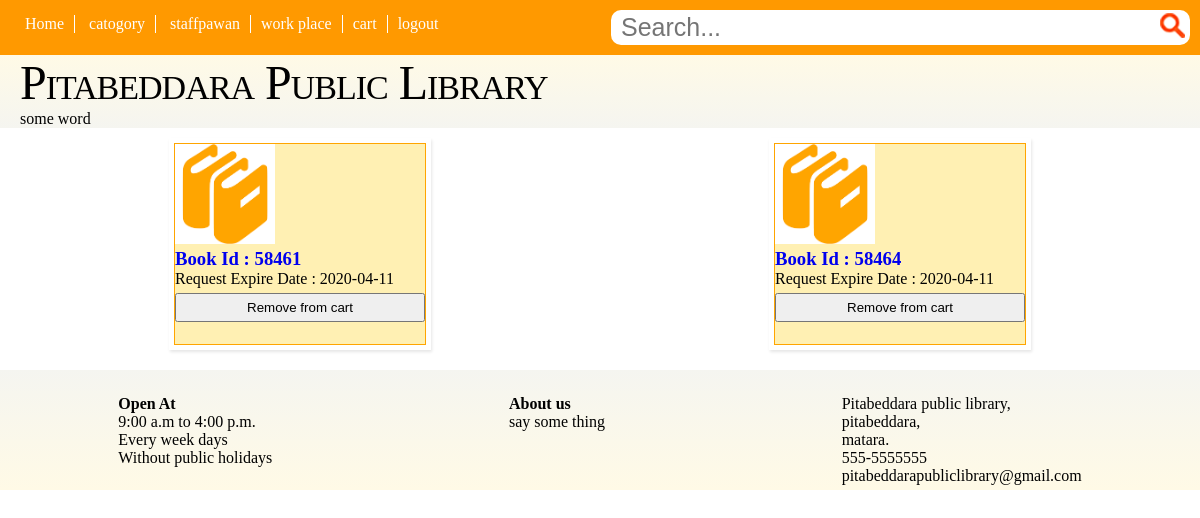
Screenshot of /php/cart.php (signed in) with the database file from the repository.
### tables this page shows
CREATE TABLE IF NOT EXISTS `cart` (
  `book_id` varchar(5) NOT NULL,
  `member_id` varchar(7) NOT NULL,
  `due_date` date NOT NULL,
  PRIMARY KEY (`book_id`)
);

### php/cart.php (the view, shortened to what this page needs)
<?php require_once('../connection/tempconn.php'); ?>
<?php
	$user_id='';
	$display='';
	if (isset($_SESSION['id'])) {
		$user_id=$_SESSION['id'];
	}else{
		header('loging.php?page=cart');
	}
	$get="SELECT book_id,member_id,due_date from cart where member_id='{$user_id}'";
	$get_result=mysqli_query($member2_conn,$get);
	$display.='<div class="container">';
		while($detail=mysqli_fetch_assoc($get_result)){
			$display.='<div class="card">';
				$display.='<div class="cart">';
					$display.='<div class="content1">';
						$id=$detail['book_id'];
						$display.='<a href="book_profile.php?id='.$id.'">';
						$display.='<img src="../img/profile_book.png">';
					    $display.='<h3><b>Book Id : '.$id.'</b></h3></a>';
					    $display.='<p>Request Expire Date : '.$detail['due_date'].'</p>';
					    $display.='<form action="cart.php" method="post">';
					    	$display.='<button class="logadd" type="submit" name="remove" style="padding:5px;" onclick="return confirm(\'are you sure do you want to remove\');">Remove from cart</button>';
					    	$display.='<input type="hidden" name="id" <?php echo value="'.$id.'";?>';
					    $display.='</form>';
			   		$display.='</div>';
				$display.='</div>';
			$display.='</div>';
		}
	$display.='</div>';
?>
<!DOCTYPE html>
<html lang="en">
<head>
	<link rel="stylesheet" type="text/css" href="css/main.css">
</head>
<body>
	<div>
		<?php require_once('header.php'); ?>
		<?php require_once('banner.php'); ?>
	</div>
	<?php echo $display; ?>
	<div class="includeone">
		<?php require_once('footer.php') ?>
	</div>
</body>
</html>

### css/main.css (style rules this page uses)
* { margin: 0; padding: 0; }
a { text-decoration: none; }
.container { width: 100%; position: relative; display: flex; flex-wrap: wrap; justify-content: space-around; margin-top: 10px; }
.container .card { position: relative; cursor: pointer; padding: 5px; display: flex; box-shadow: 1px 2px 3px 0px rgba(0,0,0,0.10); }
.container .card .cart { width: 250px; height: 200px; position: relative; background: #fff0b3; justify-content: center; align-items: center; z-index: 1; border: 1px solid #ffa500; }
.container .card .cart .content1 img { max-width: 100px; }
button.logadd { width: 100%; padding: 5px; margin: 5px -10px 5px 0; -webkit-box-sizing:border-box; -moz-box-sizing:border-box; box-sizing: border-box; }

### rows the page displays
cart: book_id "58461", due_date "2020-04-11"
cart: book_id "58464", due_date "2020-04-11"

### other values shown
$last_name "staffpawan"
